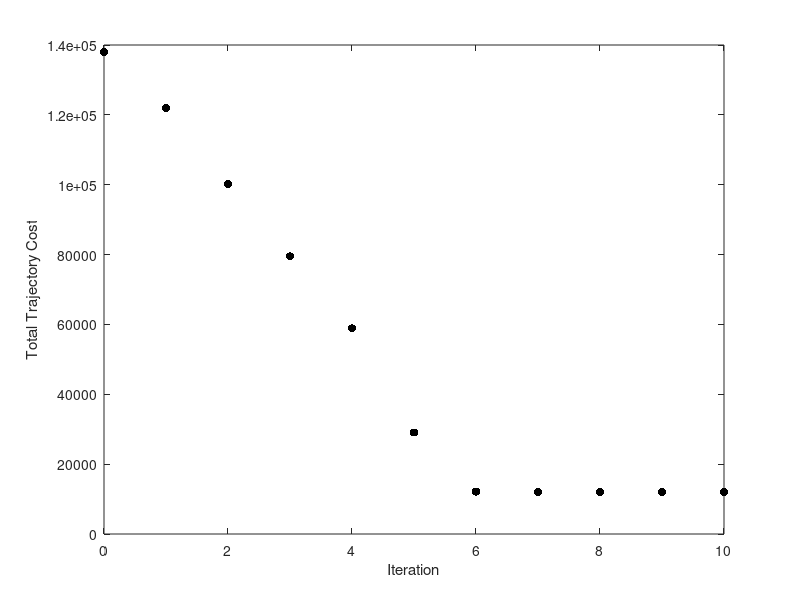

Here is the MATLAB script that generated this plot:
% plot merit
load('final_results.mat');
plot(0:10, merit_history, 'k.', 'MarkerSize', 18);
xlabel('Iteration');
ylabel('Total Trajectory Cost');